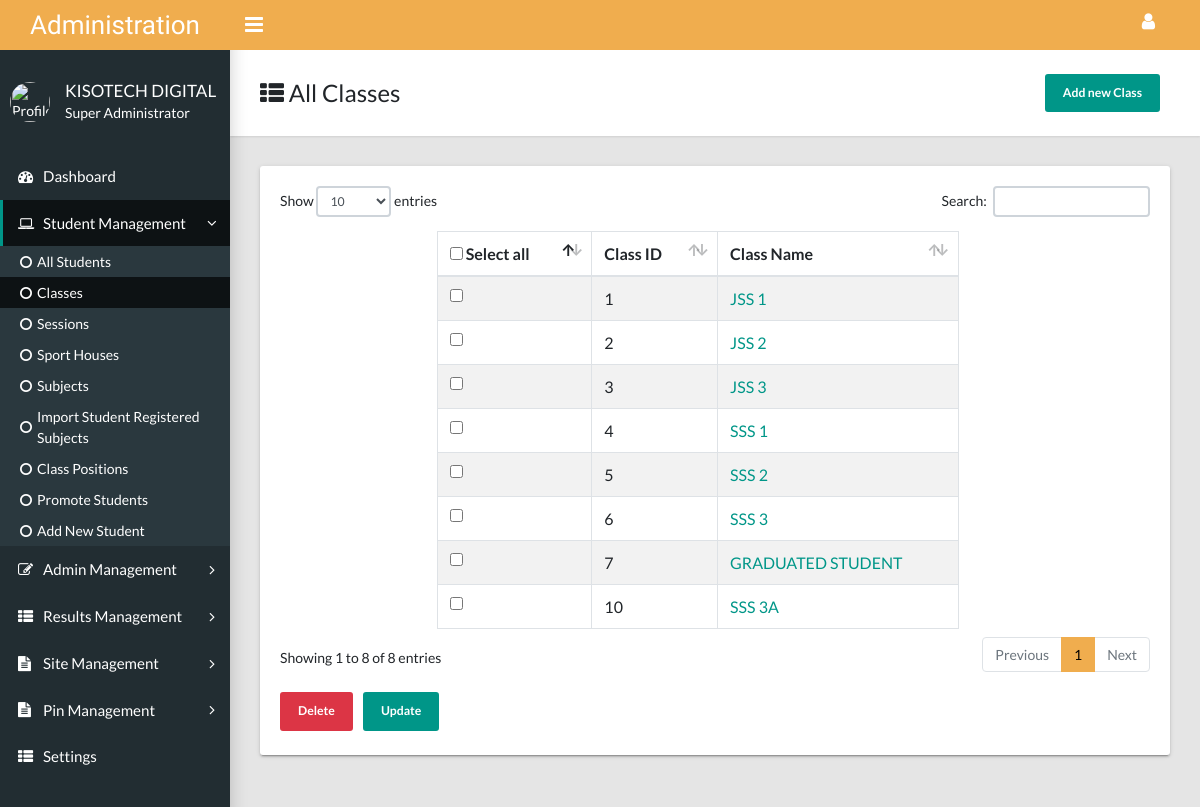
Page /Administration/allclasses.php (signed in) on the committed database.
### tables this page shows
CREATE TABLE IF NOT EXISTS `classes` (
  `classID` int(11) NOT NULL AUTO_INCREMENT,
  `className` varchar(30) NOT NULL,
  `FormTeacher` varchar(50) NOT NULL,
  PRIMARY KEY (`classID`)
);

### Administration/allclasses.php (the view, shortened to what this page needs)
<?php
include('include/db.php');
?>
<?php
$setResultMarkCurrentPageTag="";
if($pageActiveTag="All Students"){
  $studentsExpand="is-expanded";
  $ExpandAdmin="";
  $ExpandResults="";
  $ExpandSiteManager="";
  $ExpandPinManager="";
}
if($currentPageTag="All Classes"){
  $addnewStudentsCurrentPageTag="";
  $promoteStudentsCurrentPageTag="";
  $classPositionCurrentPageTag="";
  $importRegSubjectCurrentPageTag="";
  $allSubjectCurrentPageTag="";
  $allSessionCurrentPageTag="";
  $sportHouseCurrentPageTag="";
  $allClassesCurrentPageTag="active";
  $studentsActiveTag="";
  $dashboardActiveTag="";
  $setResultMarkCurrentPageTag="";
}
?>
<?php
           include('include/privilege-restrictions.php');
?>
<?php
$updateClassLink="";
$deleteClassLink="";
$addNewClassLink="";
if($addEditStudentM=="YES" && $studentManagement=="YES")
{
 $updateClassLink='<li><button name="update" onClick="setUpdateAction();"  class="btn btn-sm btn-primary font-weight-bold py-2 px-3 px-xxl-5 my-1" style="margin-right:10px;">Update</button></li>';
 $deleteClassLink='<li><button name="delete" onClick="setDeleteAction();"  class="btn btn-sm btn-danger  font-weight-bold py-2 px-3 px-xxl-5 my-1" style="margin-right:10px;">Delete</button></li>';
 $addNewClassLink='<button type="button"  class="btn btn-sm btn-primary font-weight-bold py-2 px-3 px-xxl-5 my-1" style="margin-right:10px;" data-toggle="modal" data-target="#myModal">Add new Class</button>';
 }
?>
<?php
        $allClassesQuery = "SELECT * FROM classes";
        $allClassesResult = mysqli_query($con, $allClassesQuery);
?>
<!DOCTYPE html>
<html lang="en">
  <head>
 <link href="other.css?v=7.0.8" rel="stylesheet" type="text/css" />
    <link rel="stylesheet" type="text/css" href="css/main.css">
    <link rel="stylesheet" type="text/css" href="https://maxcdn.bootstrapcdn.com/font-awesome/4.7.0/css/font-awesome.min.css">
      </head>
  <body class="app sidebar-mini">
          <?php
           include('include/nav_header.php');
        ?>
    <main class="app-content">
      <div class="app-title">
      <div>
          <h1><i class="fa fa-th-list"></i> All Classes </h1>
        </div>
        <ul class="app-breadcrumb breadcrumb side">
           <?php echo $addNewClassLink;?>
</div>
      <div class="row">
        <div class="col-md-12">
          <div class="tile">
            <div class="tile-body">
              <div class="table-responsive">
              <form name="frmUser" method="post" action="">
                <table class="table table-bordered  table-striped" id="sampleTable" style="width:60%; margin-left:18%">
                  <thead>
                    <tr>
                      <th><input type="checkbox" id="selectall"/> Select all</th>
                      <th>Class ID</th>
                      <th>Class Name</th>
                    </tr>
                  </thead>
                  <tbody>
                   <?php
                   while ($allClassesRow = mysqli_fetch_array($allClassesResult))
                   {
                   $className =$allClassesRow['className'];
                     ?>
                    <tr>
                      <td><input type="checkbox" name="users[]" value="<?php echo $allClassesRow['classID']; ?>" class="name" /></td>
                      <td><?php echo $allClassesRow['classID']; ?></td>
                      <td><a href="classmates.php?classmate=<?php echo $className;?>"><?php echo $allClassesRow['className'];?></a></td>
                    </tr>
                   <?php }?>
                  </tbody>
                </table>
                </form>
                <ul class="app-breadcrumb breadcrumb side">
        <?php echo $deleteClassLink;?>
        <?php echo $updateClassLink;?>
        </ul>
              </div>
            </div>
          </div>
        </div>
      </div>
    </main>
  </body>
</html>

### Administration/include/nav_header.php (shortened to what this page needs)
<?php
$myDetailQuery = "SELECT * FROM administration where Sno = '".$_SESSION['AdministratorSno']."'";
$myDetailResult = mysqli_query($con, $myDetailQuery);
while ($myDetailRow = @mysqli_fetch_assoc($myDetailResult))
{
  $myfirstName = $myDetailRow['First_Name'];
  $mylastName = $myDetailRow['Last_Name'];
  $myStatus = $myDetailRow['Status'];
  $adminProfilePic = $myDetailRow['ProfilePic'];
}
?>
<header class="app-header"><a class="app-header__logo" href="dashboard.php">Administration</a>
      <a class="app-sidebar__toggle" href="#" data-toggle="sidebar" aria-label="Hide Sidebar"></a>
      <ul class="app-nav">
        <li class="dropdown"><a class="app-nav__item" href="#" data-toggle="dropdown" aria-label="Open Profile Menu"><i class="fa fa-user fa-lg"></i></a>
        </li>
      </ul>
    </header>
    <aside class="app-sidebar">
      <div class="app-sidebar__user"><img class="app-sidebar__user-avatar" src="images/profile-pics/<?php echo $adminProfilePic;?>" alt="Profile Pic" width="40" height="40">
        <div>
          <p class="app-sidebar__user-name"><?php echo $myfirstName;?> <?php echo $mylastName;?></p>
          <p class="app-sidebar__user-designation"><?php echo $myStatus;?></p>
        </div>
      </div>
      <ul class="app-menu">
        <li><a class="app-menu__item <?php echo $dashboardActiveTag;?>" href="dashboard.php"><i class="app-menu__icon fa fa-dashboard"></i><span class="app-menu__label">Dashboard</span></a></li>
        <?php echo $manageStudentLink;?>
          <ul class="treeview-menu">
            <li><a class="treeview-item <?php echo $studentsActiveTag;?>" href="all-students.php"><i class="icon fa fa-circle-o"></i>All Students</a></li>
            <li><a class="treeview-item <?php echo $allClassesCurrentPageTag;?>" href="allclasses.php"  rel="noopener"><i class="icon fa fa-circle-o"></i>Classes</a></li>
            <li><a class="treeview-item <?php echo $allSessionCurrentPageTag;?>" href="all-session.php"><i class="icon fa fa-circle-o"></i>Sessions</a></li>
            <li><a class="treeview-item <?php echo $sportHouseCurrentPageTag;?>" href="all-sport-house.php"><i class="icon fa fa-circle-o"></i>Sport Houses</a></li>
            <li><a class="treeview-item <?php echo $allSubjectCurrentPageTag;?>" href="all-subjects.php"><i class="icon fa fa-circle-o"></i> Subjects</a></li>
            <?php echo  $importRegSubjectsLink;?>
            <li><a class="treeview-item <?php echo $classPositionCurrentPageTag;?>" href="class-position.php"><i class="icon fa fa-circle-o"></i>Class Positions</a></li>
            <li><a class="treeview-item <?php echo $promoteStudentsCurrentPageTag;?>" href="select-promote-student-category.php"><i class="icon fa fa-circle-o"></i>Promote Students</a></li>
            <?php echo $AddNewStudentLink;?>
         </ul>
        </li>
        <?php echo $manageAdminLink;?>
        </li>
        <?php echo $manageResultLink;?>
        </li>
         <?php echo $manageSiteLink;?>
        </li>
        <?php echo $managePinLink;?>
        </li>
          <?php echo $settingsLink;?>
      </ul>
    </aside>

### Administration/include/nav_header.php (style rules this page uses)
.app-header { background-color: #f0ad4e; }
.app-header__logo { background-color: #f0ad4e; }
.btn-primary { color: #fff; background-color:#009688; border-color: #009688; }
a { color: #009688; }

### rows in the picture
classes: classID "1", className "JSS 1"
classes: classID "2", className "JSS 2"
classes: classID "3", className "JSS 3"
classes: classID "4", className "SSS 1"
classes: classID "5", className "SSS 2"
classes: classID "6", className "SSS 3"
classes: classID "7", className "GRADUATED STUDENT"
classes: classID "10", className "SSS 3A"

### other values in the picture
$myfirstName "KISOTECH"
$mylastName "DIGITAL"
$myStatus "Super Administrator"
